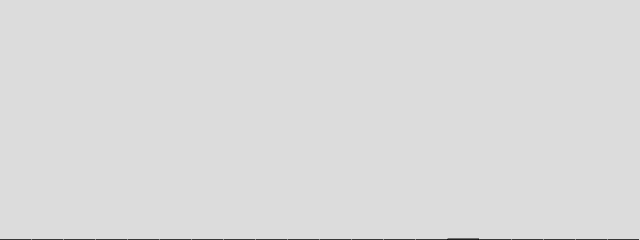
Frame 1 (no input)
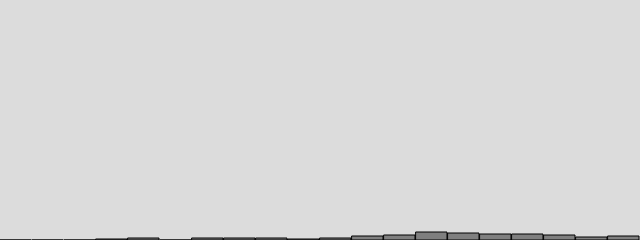
Frame 60 (no input)
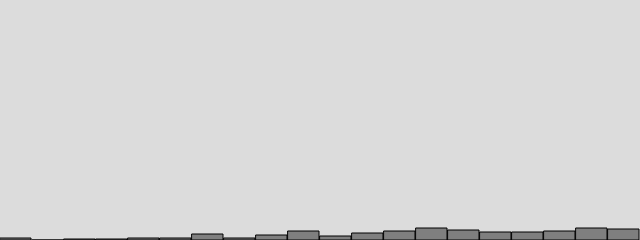
Frame 120 (the mouse pressed at the canvas centre since frame 60)

The p5.js sketch that drew these frames (run headless with seeded random() and noise() and a simulated clock; from frame 60 on, the mouse is pressed at the canvas centre):

// p5.js sketch
// ── sketch.js
let randomCounts = [];
const total = 20;

function setup() {
    createCanvas(640, 240);

    for (let i = 0; i < total; i++) {
        randomCounts[i] = 0;
    }
}

function draw() {
    background(220);

    let index = floor(accept_reject() * total);
    randomCounts[index]++;

    stroke(0);
    fill(127);
    let w = width / randomCounts.length;

    for (let x = 0; x < randomCounts.length; x++) {
        rect(x * w, height - randomCounts[x], w - 1, randomCounts[x]);
    }
}

function accept_reject() {
    while (true) {
        let r1 = random();
        let probability = r1;
        let r2 = random();
        if (r2 < probability) {
            return r1;
        }
    }
}
